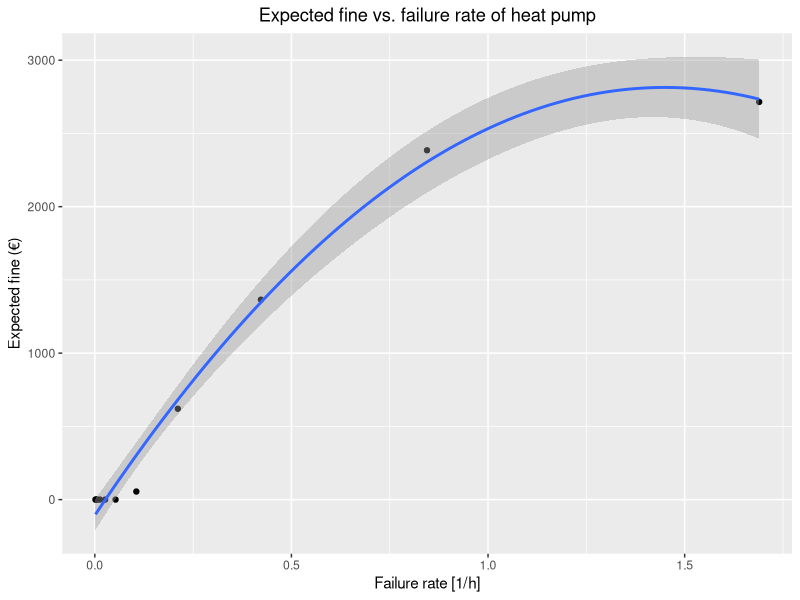

The R source for this figure:
setwd("C:/Users/20161443/PycharmProjects/pythonProject1")
library(ggplot2)
library(MASS)

data = read.csv('output.csv', header = FALSE, col.names = c("Failure_rates", "Fines"))
#data$Failure_rates = 0.00165 * seq.int(nrow(data))

demand = read.csv('demand_data.csv', head = FALSE, col.names = c("demand_data"))
#demand$ID <- seq.int(nrow(demand))


ggplot(data, aes(x=Failure_rates, y=Fines)) + geom_point() +
  geom_smooth(method = 'lm', formula = y~poly(x,2))+ 
  xlab("Failure rate [1/h]") + ylab("Expected fine (€)") + labs(title = "Expected fine vs. failure rate of heat pump") +
  theme(plot.title = element_text(hjust = 0.5))
#ggplot(demand, aes(x=ID, y=demand_data)) + geom_point() + xlim(0, 500)
